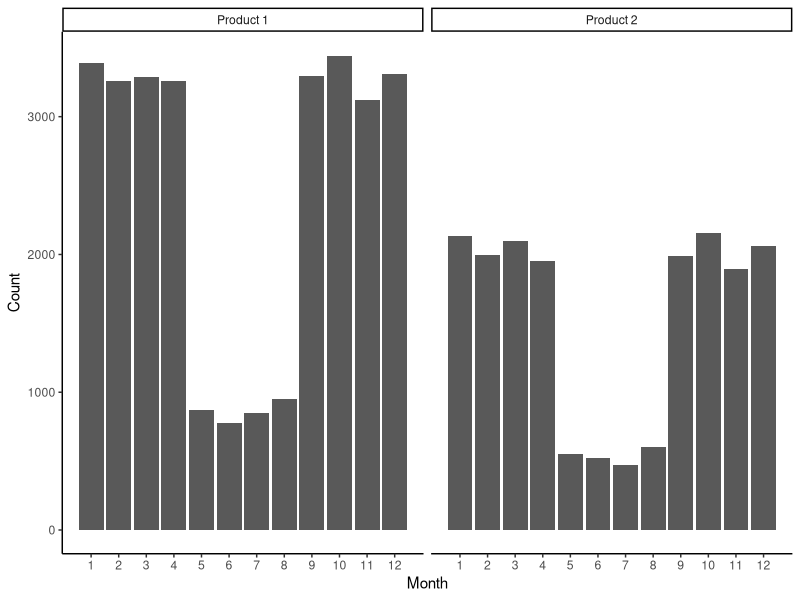
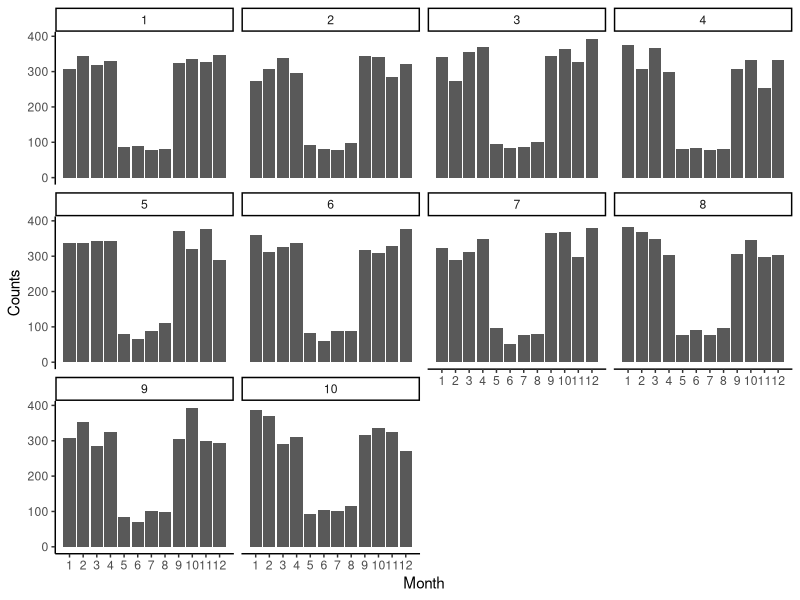
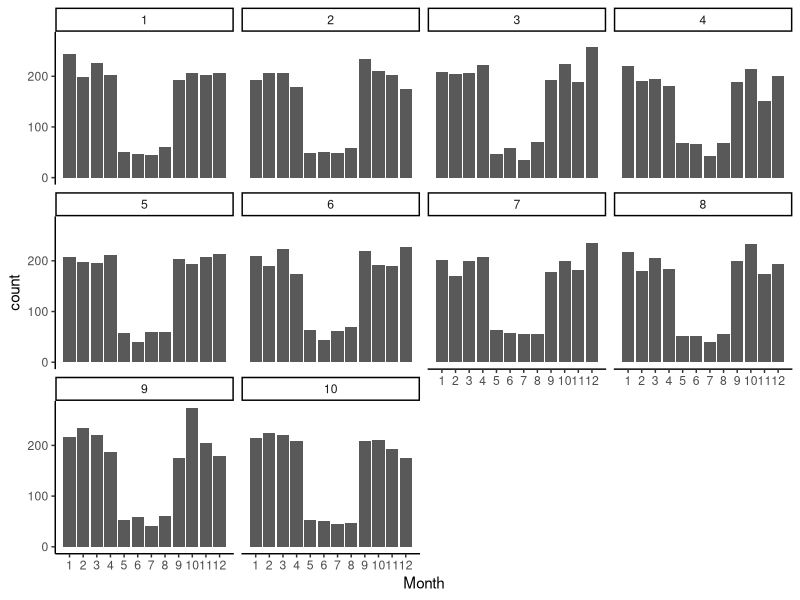

The R source for these figures, in order: (Note: this script raises an error after producing the figures.)
## ---- chunk 1

suppressPackageStartupMessages(library(tidyverse))
suppressPackageStartupMessages(library(knitr))

#standard theme
#theme_set(theme_gray())

### Use this to make it look like base R
theme_set(theme_bw())
theme_update(text = element_text(size=12),
panel.grid.major = element_blank(),
panel.grid.minor = element_blank(),
strip.background = element_blank()
)

data <- read.delim2("Projekt1_Grupp9.txt", sep = ";")

type1Data <- data %>% filter(ClaimType == 1)

type2Data <- data %>% filter(ClaimType == 2)

## ---- chunk 2

data <- data %>% 
  mutate(Year = floor((.$ClaimDay-1)/(365)) + 1) %>% 
  mutate(ClaimDay = (ClaimDay-1) %% 365 + 1) %>% 
  mutate(Month = floor((.$ClaimDay-1)/(365/12)) + 1) 

#We can see seasonal effects
data %>% 
  ggplot(aes(Month)) +
  geom_bar() +
  scale_x_continuous(breaks=c(1:12)) +
  theme_classic() +
  facet_wrap(~ ClaimType, 
             labeller = labeller(ClaimType = c("1" = "Product 1", "2" = "Product 2"))) +
  ylab("Count")
## ---- chunk 3

#No effect over year for each claim type
data %>% 
  filter(ClaimType == 1) %>% 
  ggplot(aes(Month)) +
  geom_bar() +
  scale_x_continuous(breaks=c(1:12)) +
  theme_classic() +
  facet_wrap(~ Year, 
             labeller = labeller(ClaimType = c("1" = "Product 1", "2" = "Product 2"))) +
  ylab("Counts")

data %>% 
  filter(ClaimType == 2) %>% 
  ggplot(aes(Month)) +
  geom_bar() +
  scale_x_continuous(breaks=c(1:12)) +
  theme_classic() +
  facet_wrap(~ Year, 
             labeller = labeller(ClaimType = c("1" = "Type 1", "2" = "Type 2")))
  ylab("Counts")

  

## ---- chunk 4
library(fitdistrplus)
# ggplot(N11, aes(sample = n)) +
#   stat_qq(distribution = qpois, dparams = mean(N11$n)) +
#   stat_qq_line(distribution = qpois, dparams = mean(N11$n))

#Vi borde undersöka histogram, fördelningsfunktion och qqplot för antal skador. 
#Detta gör vi för varje säsong samt produkt
#Jämför med poisson samt negativ binomial (blandad poisson)

#Plots for N_11
N11 <- data %>% group_by(ClaimType, ClaimDay, Year, Month, Season) %>% 
  summarise(n = n()) %>% 
  filter(ClaimType ==1, Season == 1)

fit <- fitdistr(N11$n, "Negative Binomial")
df <- data.frame(x = c(N11$n, rpois(1000, mean(N11$n)), rnegbin(1000, mu = fit$estimate[2], theta = fit$estimate[1])), ggg = factor(rep(1:3, c(length(N11$n),1000,1000))))

df <- df[order(df$x), ]
df$ecdf <- ave(df$x, df$ggg, FUN=function(x) seq_along(x)/length(x))
plotcdfN11 <- ggplot(df, aes(x, ecdf, colour = ggg)) + geom_line() + scale_colour_hue(name="my legend", labels=c('Emp','Pois','NegBin'))



#Plots for N_12
N12 <- data %>% group_by(ClaimType, ClaimDay, Year, Month, Season) %>% 
  summarise(n = n()) %>% 
  filter(ClaimType ==1, Season == 2)

fit <- fitdistr(N12$n, "Negative Binomial")
df <- data.frame(x = c(N12$n, rpois(1000, mean(N12$n)), rnegbin(1000, mu = fit$estimate[2], theta = fit$estimate[1])), ggg = factor(rep(1:3, c(length(N12$n),1000,1000))))

df <- df[order(df$x), ]
df$ecdf <- ave(df$x, df$ggg, FUN=function(x) seq_along(x)/length(x))
plotcdfN12 <- ggplot(df, aes(x, ecdf, colour = ggg)) + geom_line() + scale_colour_hue(name="my legend", labels=c('Emp','Pois','NegBin'))



#Plots for N_21
N21 <- data %>% group_by(ClaimType, ClaimDay, Year, Month, Season) %>% 
  summarise(n = n()) %>% 
  filter(ClaimType ==2, Season == 1)

fit <- fitdistr(N21$n, "Negative Binomial")
df <- data.frame(x = c(N21$n, rpois(1000, mean(N21$n)), rnegbin(1000, mu = fit$estimate[2], theta = fit$estimate[1])), ggg = factor(rep(1:3, c(length(N21$n),1000,1000))))

df <- df[order(df$x), ]
df$ecdf <- ave(df$x, df$ggg, FUN=function(x) seq_along(x)/length(x))
plotcdfN21 <- ggplot(df, aes(x, ecdf, colour = ggg)) + geom_line() + scale_colour_hue(name="my legend", labels=c('Emp','Pois','NegBin'))



#Plots for N_22
N22 <- data %>% group_by(ClaimType, ClaimDay, Year, Month, Season) %>% 
  summarise(n = n()) %>% 
  filter(ClaimType == 2, Season == 2)

fit <- fitdistr(N22$n, "Negative Binomial")
df <- data.frame(x = c(N22$n, rpois(1000, mean(N22$n)), rnegbin(1000, mu = fit$estimate[2], theta = fit$estimate[1])), ggg = factor(rep(1:3, c(length(N22$n),1000,1000))))

df <- df[order(df$x), ]
df$ecdf <- ave(df$x, df$ggg, FUN=function(x) seq_along(x)/length(x))
plotcdfN22 <- ggplot(df, aes(x, ecdf, colour = ggg)) + geom_line() + scale_colour_hue(name="my legend", labels=c('Emp','Pois','NegBin'))

plotcdfN11
plotcdfN12
plotcdfN21
plotcdfN22
## ---- chunk 5

#Add season, 2=summer, 1=else
data <- data %>% mutate(Season = ifelse(Month %in% 5:8, 2, 1))
   
aggregatedData <- data %>% group_by(ClaimType, ClaimDay, Month, Year, Season) %>% 
  summarise(NumberOfClaims=n(), AggregatedCost = sum(ClaimCost))

#Distribution of NumberOfClaims and fitted poisson as points
estimatedLambda <- (aggregatedData %>% 
  group_by(ClaimType, Season) %>% 
  summarize(lambda = mean(NumberOfClaims)))$lambda

aggregatedData %>% 
  filter(ClaimType == 1) %>% 
  filter(Season == 1) %>% 
  ggplot() +
  geom_bar(aes(x=NumberOfClaims, y = (..count..)/sum(..count..))) +
  geom_line(data = data.frame(x=c(0:35)), aes(x=x, y=dpois(x, estimatedLambda[1]))) +
  xlab(expression(N[11])) +
  ylab("Density")

aggregatedData %>% 
  filter(ClaimType == 1) %>% 
  filter(Season == 2) %>% 
  ggplot() +
  geom_bar(aes(x=NumberOfClaims, y = (..count..)/sum(..count..))) +
  geom_line(data = data.frame(x=c(0:17)), aes(x=x, y=dpois(x, estimatedLambda[2]))) +
  xlab(expression(N[12])) +
  ylab("Density")

aggregatedData %>% 
  filter(ClaimType == 2) %>% 
  filter(Season == 1) %>% 
  ggplot() +
  geom_bar(aes(x=NumberOfClaims, y = (..count..)/sum(..count..))) +
  geom_line(data = data.frame(x=c(0:20)), aes(x=x, y=dpois(x, estimatedLambda[3]))) +
  xlab(expression(N[21])) +
  ylab("Density")

aggregatedData %>% 
  filter(ClaimType == 2) %>% 
  filter(Season == 2) %>% 
  ggplot() +
  geom_bar(aes(x=NumberOfClaims, y = (..count..)/sum(..count..))) +
  geom_line(data = data.frame(x=c(0:10)), aes(x=x, y=dpois(x, estimatedLambda[4]))) +
  xlab(expression(N[22])) +
  ylab("Density")
## ---- chunk 6

data %>% 
  group_by(ClaimType, Month)  %>% 
  summarize(MeanClaim = mean(ClaimCost)) %>% 
  filter(ClaimType == 1) %>% 
  ggplot(aes(x = Month, y = MeanClaim)) +
    geom_point() +
    ylab("Mean Claim")

data %>% 
  group_by(ClaimType, Month)  %>% 
  summarize(MeanClaim = mean(ClaimCost)) %>% 
  filter(ClaimType == 2) %>% 
  ggplot(aes(x = Month, y = MeanClaim)) +
    geom_point() +
    ylab("Mean Claim")

## ---- chunk 7
#MeanClaim per day over time, ClaimType 1
data %>% 
  group_by(ClaimType, Year, ClaimDay)  %>% 
  summarize(MeanClaim = mean(ClaimCost)) %>% 
  filter(ClaimType == 1) %>% 
  ggplot(aes(x = ClaimDay, y = MeanClaim)) +
    geom_point() +
    ylab("Mean Claim") +
    ggtitle("Branch 1")
    

#MeanClaim per day over time, ClaimType 2
data %>% 
  group_by(ClaimType, Year, ClaimDay)  %>% 
  summarize(MeanClaim = mean(ClaimCost)) %>% 
  filter(ClaimType == 2) %>% 
  ggplot(aes(x = ClaimDay, y = MeanClaim)) +
    geom_point()  +
    ylab("Mean Claim")+
    ggtitle("Branch 2")

#MeanClaim per season for each ClaimTpe
# data %>% 
#   group_by(ClaimType, Season)  %>% 
#   summarize(MeanClaim = mean(ClaimCost)) %>% 
#   ggplot(aes(x = Season, y = MeanClaim, fill=ClaimType %>% as.factor())) +
#     scale_fill_discrete(name = "Claimtype") +
#     geom_col()
## ---- chunk 8

data %>% 
  group_by(Year, Month, ClaimType, Season) %>% 
  summarize(Counts = n(), Average = mean(ClaimCost)) %>% 
  ggplot(aes(x = Counts, y = Average)) +
    geom_point() +
    facet_wrap(~ClaimType+Season , scales = "free",
               labeller = label_wrap_gen(multi_line=FALSE)) +
    ggtitle("Insurance Product, Season")


## ---- chunk 9

t1Counts <- type1Data %>% 
  group_by(ClaimDay) %>% 
  summarize(Counts = n())

t2Counts <- type2Data %>% 
  group_by(ClaimDay) %>% 
  summarize(Counts = n())

aggClaims <- inner_join(t1Counts, t2Counts, by = "ClaimDay") %>% 
  mutate(Year = floor((.$ClaimDay-1)/(365)) + 1) %>% 
  mutate(ClaimDay = (ClaimDay-1) %% 365 + 1) %>% 
  mutate(Month = floor((.$ClaimDay-1)/(365/12)) + 1) %>% 
  mutate(Season = ifelse(Month %in% 5:8, 2, 1))
  

ggplot(aggClaims, aes(x= Counts.x, y = Counts.y)) +
  geom_point() +
  facet_wrap(~Season, scales = "free")


#There does seem to be daily correlation in the number of claims which we obviously have to deal with in one way or another

## ---- chunk 10

#Independent bootstrap samler

sampleD <- data %>% 
  group_by(Year, Month, Season) %>% 
  summarize(n1 = sum(ClaimType == 1), n2 = sum(ClaimType == 2)) 

s1 <- sampleD %>%
  data.frame() %>% 
  filter(Season == 1) %>% 
  sample_n(size = 8,replace = TRUE)

s2 <- sampleD %>%
  data.frame() %>% 
  filter(Season == 2) %>% 
  sample_n(size = 4,replace = TRUE)

claims <- rbind(s1[1:4,],s2, s1[5:8,]) %>% 
  select(n1, n2) 

costs <- data.frame(matrix(ncol = 2, nrow = 0)) 

#Ful loop IK men är trött och orkar ej googla

for(i in 1:nrow(claims)){
  
  TC1 = sum(sample(data[data$ClaimType == 1,]$ClaimCost, claims$n1[i], replace = TRUE))
  TC2 = sum(sample(data[data$ClaimType == 2,]$ClaimCost, claims$n2[i], replace = TRUE))
  
  costs <- rbind(costs, c(TC1, TC2)) %>% 
    setNames(c("c1", "c2"))
  
}

bsSample <- cbind(claims, costs) 

## ---- chunk 11

kable(claims)
